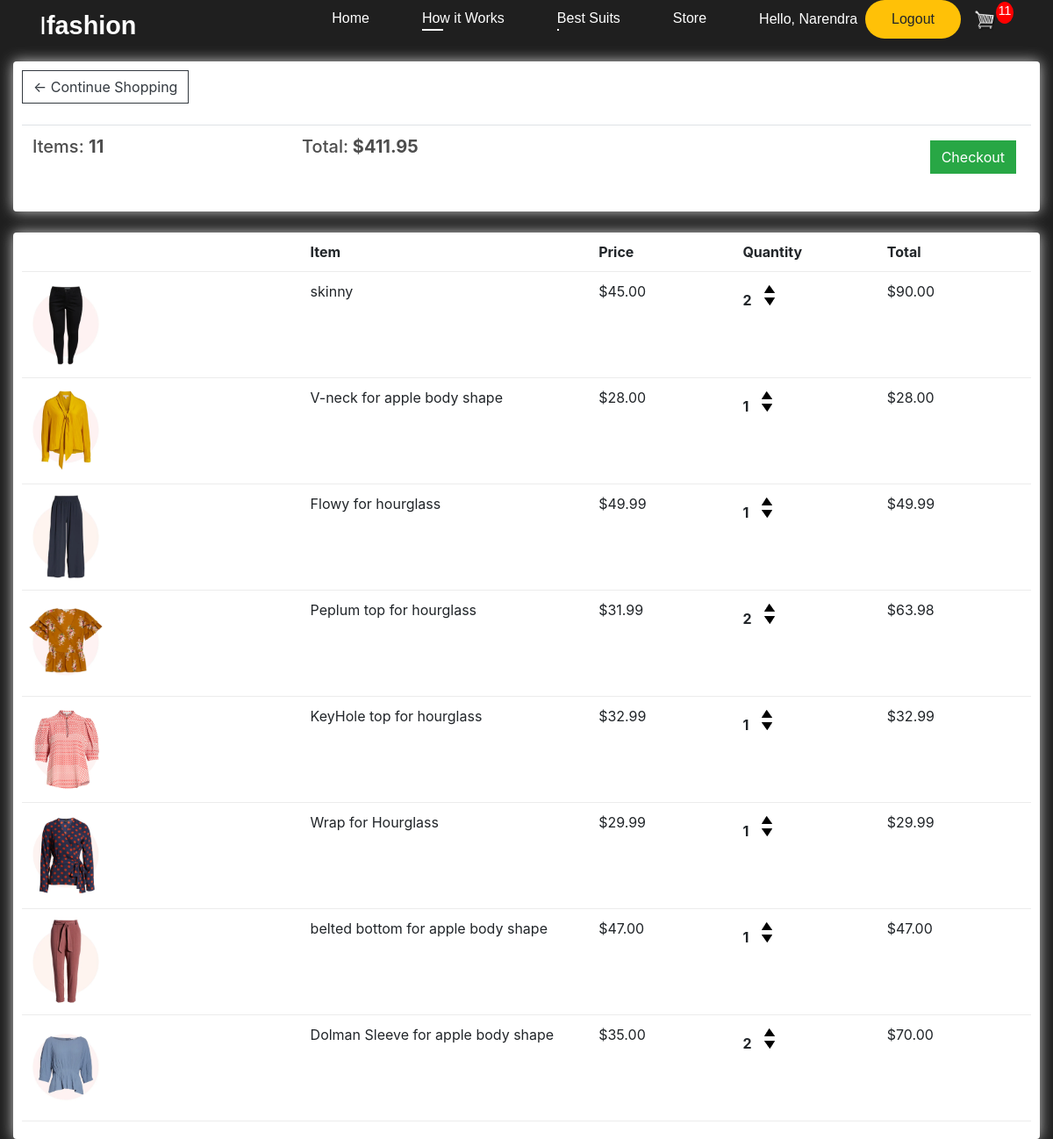
The app's page /cart/ (signed in) with its own data.
### ecom/models.py (models this page shows, shortened)
class Order(models.Model):
	customer = models.ForeignKey(Customer, on_delete=models.SET_NULL, null=True, blank=True)
	date_ordered = models.DateTimeField(auto_now_add=True)
	complete = models.BooleanField(default=False)
	transaction_id = models.CharField(max_length=100, null=True)
	@property
	def get_cart_total(self):
		orderitems = self.orderitem_set.all()
		total = sum([item.get_total for item in orderitems])
		return total
	@property
	def get_cart_items(self):
		orderitems = self.orderitem_set.all()
		total = sum([item.quantity for item in orderitems])
		return total

class OrderItem(models.Model):
	product = models.ForeignKey(Product, on_delete=models.SET_NULL, null=True)
	order = models.ForeignKey(Order, on_delete=models.SET_NULL, null=True)
	quantity = models.IntegerField(default=0, null=True, blank=True)
	date_added = models.DateTimeField(auto_now_add=True)
	@property
	def get_total(self):
		total = self.product.price * self.quantity
		return total

class Product(models.Model):
	name = models.CharField(max_length=200)
	price = models.FloatField()
	digital = models.BooleanField(default=False,null=True, blank=True)
	image = models.ImageField(null=True, blank=True)
	@property
	def imageURL(self):
		try:
			url = self.image.url
		except:
			url = ''
		return url

### ecom/views.py (the view)
# urls.py: path('cart/',views.cart,name='cart'),
def cart(request):
	data = cartData(request)
	cartItems = data['cartItems']
	order = data['order']
	items = data['items']
	context = {'items':items, 'order':order, 'cartItems':cartItems}
	return render(request, 'cart.html', context)

### ecom/utils.py (called while the page is built)
def cartData(request):
	if request.user.is_authenticated:
		customer = request.user.customer
		order, created = Order.objects.get_or_create(customer=customer, complete=False)
		items = order.orderitem_set.all()
		cartItems = order.get_cart_items
	else:
		cookieData = cookieCart(request)
		cartItems = cookieData['cartItems']
		order = cookieData['order']
		items = cookieData['items']
	return {'cartItems':cartItems ,'order':order, 'items':items}

### ecom/templates/cart.html
{% extends 'main.html' %}
{% load static %}
{% block content %}
	<div class="row">
		<div class="col-lg-12">
			<div class="box-element">
				<a  class="btn btn-outline-dark" href="{% url 'store' %}">&#x2190; Continue Shopping</a>
				<br>
				<br>
				<table class="table">
					<tr>
						<th><h5>Items: <strong>{{order.get_cart_items}}</strong></h5></th>
						<th><h5>Total:<strong> ${{order.get_cart_total|floatformat:2}}</strong></h5></th>
						<th>
							<a  style="float:right; margin:5px;" class="btn btn-success" href="{% url 'checkout' %}">Checkout</a>
						</th>
					</tr>
				</table>
			</div>
			<br>
			<div class="box-element">
				<div class="cart-row">
					<div style="flex:2"></div>
					<div style="flex:2"><strong>Item</strong></div>
					<div style="flex:1"><strong>Price</strong></div>
					<div style="flex:1"><strong>Quantity</strong></div>
					<div style="flex:1"><strong>Total</strong></div>
				</div>
				{% for item in items %}
				<div class="cart-row">
					<div style="flex:2"><img class="row-image" src="{{item.product.imageURL}}"></div>
					<div style="flex:2"><p>{{item.product.name}}</p></div>
					<div style="flex:1"><p>${{item.product.price|floatformat:2}}</p></div>
					<div style="flex:1">
						<p class="quantity">{{item.quantity}}</p>
						<div class="quantity">
							<img data-product="{{item.product.id}}" data-action="add" class="chg-quantity update-cart" src="{% static  'images/arrow-up.png' %}">
							<img data-product="{{item.product.id}}" data-action="remove" class="chg-quantity update-cart" src="{% static  'images/arrow-down.png' %}">
						</div>
					</div>
					<div style="flex:1"><p>${{item.get_total|floatformat:2}}</p></div>
				</div>
				{% endfor %}
			</div>
		</div>
	</div>
{% endblock content %}

### ecom/templates/main.html (shortened to what this page needs)
<!DOCTYPE html>
{% load static %}
<html>
<head>
	<link rel="stylesheet" href="https://stackpath.bootstrapcdn.com/bootstrap/4.4.1/css/bootstrap.min.css">
	<link rel="stylesheet" type="text/css" href="{% static 'css/main.css' %}">
</head>
<body>
	<body>
		<nav class="container">
		  <div class="logo">I<strong>fashion</strong></div>
		  <ul class="links">
			<li class="list">
			  <a href="{% url 'store' %}">Home</a>
			</li>
			<li class="list">
			  <a href="{% url 'hiw' %}">How it Works</a>
			  <div class="home_underline"></div>
			</li>
			<li class="list">
				<a href="{% url 'kys' %}">Best Suits</a>
				<div class="home_underline"></div>
			  </li>
			<li class="list">
			  <a href="{% url 'shop' %}">Store</a>
			</li>
			<div class="form-inline my-2 my-lg-0">
				<span id="hello">Hello, {{request.user}} &nbsp </span><button class="btn-warning" href="{% url 'login' %}">Logout</button>
				 <a href="{% url 'cart' %}">
					<img  id="cart-icon" src="{% static 'images/cart.png' %}">
				</a>
				<p id="cart-total">{{cartItems}}</p>
			</div>
		  </ul>
		</nav>
     <div class="">
            {% block content %}
            {% endblock content %}
         </div>
</body>
</html>

### static/css/main.css (style rules this page uses)
* { box-sizing: border-box; }
body { background-color: hsl(0, 0%, 98%); }
h1,h2,h3,h4,h5,h6 { color:hsl(0, 0%, 30%); }
.box-element { box-shadow:hsl(0, 0%, 80%) 0 0 16px; background-color: #fff; border-radius: 4px; padding: 10px; }
#cart-icon { width:25px; display: inline-block; margin-left: 15px; }
#cart-total { display: block; text-align: center; color:#fff; background-color: red; width: 20px; height: 25px; border-radius: 50%; font-size: 14px; }
.col-lg-4, .col-lg-6, .col-lg-8, .col-lg-12 { margin-top: 10px; }
.btn { border-radius: 0; }
.row-image { width: 100px; }
.form-inline { flex-flow: none; justify-content: space-evenly; }
.cart-row { display: flex; align-items: flex-stretch; padding-bottom: 10px; margin-bottom: 10px; border-bottom: 1px solid #ececec; }
.quantity { display: inline-block; font-weight: 700; padding-right:10px; }
.chg-quantity { width: 12px; cursor: pointer; display: block; margin-top: 5px; transition:.1s; }
.row { margin: initial !important; border: none; justify-content: center; }
#hello { font-size: medium; text-transform: capitalize; }
li { list-style: none; }
a { text-decoration:none; }
* { margin: 0; padding: 0; }
body { background-color: rgb(31, 31, 31); }
.container { top: 0px; left: 0px; right: 0px; display: flex; justify-content: space-between; align-items: center; }
nav { font-family: Arial, Helvetica, sans-serif; font-size: 1rem; color: white; }
nav .logo { font-size: 1.8rem; z-index: 9; }
nav .links { display: flex; gap: 60px; list-style: none; justify-content: center; align-items: center; }
nav .links a { color: white; text-decoration: none; cursor: pointer; font-weight: 400; }
nav li { overflow: hidden; transition: 0.5s cubic-bezier(0.97, 0.02, 0.44, 0.99); }
.home_underline { transform: translateX(-70px); width: auto; height: 2px; background-color: white; transition: 0.5s cubic-bezier(0.97, 0.02, 0.44, 0.99); }
button { border: none; font-family: Arial, Helvetica, sans-serif; font-size: 1rem; color: white; background-color: blueviolet; border-radius: 100px; padding: 10px 30px 10px 30px; transform-origin: center; position: relative; overflow: hidden; }
button::before { content: " "; position: absolute; top: 0px; width: 40px; height: 40px; transform: skewX(40deg) translateX(-90px); background-color: rgba(255, 255, 255, 0.411); z-index: 99; transition: 0.8s cubic-bezier(0.97, 0.02, 0.44, 0.99); }
img:nth-child(2) { opacity: 1; }

### ecom/templates/main.html (style rules this page uses)
#hello { text-transform: capitalize; font-size: medium; }

### records on screen
Order: get_cart_items "11", get_cart_total "411.95"
OrderItem: product.imageURL (picture), product.name "skinny", product.price "45.00", quantity "2", get_total "90.00"
OrderItem: product.imageURL (picture), product.name "V-neck for apple body shape", product.price "28.00", quantity "1", get_total "28.00"
OrderItem: product.imageURL (picture), product.name "Flowy for hourglass", product.price "49.99", quantity "1", get_total "49.99"
OrderItem: product.imageURL (picture), product.name "Peplum top for hourglass", product.price "31.99", quantity "2", get_total "63.98"
OrderItem: product.imageURL (picture), product.name "KeyHole top for hourglass", product.price "32.99", quantity "1", get_total "32.99"
OrderItem: product.imageURL (picture), product.name "Wrap for Hourglass", product.price "29.99", quantity "1", get_total "29.99"
OrderItem: product.imageURL (picture), product.name "belted bottom for apple body shape", product.price "47.00", quantity "1", get_total "47.00"
OrderItem: product.imageURL (picture), product.name "Dolman Sleeve for apple body shape", product.price "35.00", quantity "2", get_total "70.00"

### other values on screen
{{ request.user }} "Narendra"
{{ cartItems }} "11"
